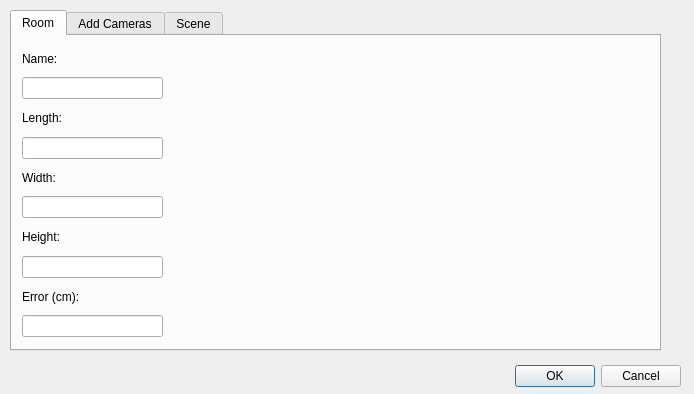
<?xml version="1.0" encoding="UTF-8"?>
<ui version="4.0">
 <class>AddProject</class>
 <widget class="QDialog" name="AddProject">
  <property name="geometry">
   <rect>
    <x>0</x>
    <y>0</y>
    <width>694</width>
    <height>394</height>
   </rect>
  </property>
  <property name="windowTitle">
   <string>Dialog</string>
  </property>
  <widget class="QDialogButtonBox" name="buttonBox">
   <property name="geometry">
    <rect>
     <x>380</x>
     <y>360</y>
     <width>301</width>
     <height>32</height>
    </rect>
   </property>
   <property name="orientation">
    <enum>Qt::Horizontal</enum>
   </property>
   <property name="standardButtons">
    <set>QDialogButtonBox::Cancel|QDialogButtonBox::Ok</set>
   </property>
  </widget>
  <widget class="QTabWidget" name="AddProject_tab">
   <property name="geometry">
    <rect>
     <x>10</x>
     <y>10</y>
     <width>651</width>
     <height>341</height>
    </rect>
   </property>
   <property name="currentIndex">
    <number>0</number>
   </property>
   <widget class="QWidget" name="RoomSettings">
    <attribute name="title">
     <string>Room</string>
    </attribute>
    <widget class="QLabel" name="label_5">
     <property name="geometry">
      <rect>
       <x>170</x>
       <y>10</y>
       <width>241</width>
       <height>291</height>
      </rect>
     </property>
     <property name="text">
      <string/>
     </property>
     <property name="pixmap">
      <pixmap>Pictures/dims.gif</pixmap>
     </property>
    </widget>
    <widget class="QWidget" name="verticalLayoutWidget">
     <property name="geometry">
      <rect>
       <x>10</x>
       <y>10</y>
       <width>141</width>
       <height>291</height>
      </rect>
     </property>
     <layout class="QVBoxLayout" name="verticalLayout" stretch="0,0,0,0,0,0,0,0,0,0">
      <property name="spacing">
       <number>6</number>
      </property>
      <item>
       <widget class="QLabel" name="label">
        <property name="text">
         <string>Name:</string>
        </property>
       </widget>
      </item>
      <item>
       <widget class="QLineEdit" name="name"/>
      </item>
      <item>
       <widget class="QLabel" name="label_3">
        <property name="text">
         <string>Length:</string>
        </property>
       </widget>
      </item>
      <item>
       <widget class="QLineEdit" name="length"/>
      </item>
      <item>
       <widget class="QLabel" name="label_4">
        <property name="text">
         <string>Width:</string>
        </property>
       </widget>
      </item>
      <item>
       <widget class="QLineEdit" name="width"/>
      </item>
      <item>
       <widget class="QLabel" name="label_6">
        <property name="text">
         <string>Height:</string>
        </property>
       </widget>
      </item>
      <item>
       <widget class="QLineEdit" name="height"/>
      </item>
      <item>
       <widget class="QLabel" name="label_2">
        <property name="text">
         <string>Error (cm):</string>
        </property>
       </widget>
      </item>
      <item>
       <widget class="QLineEdit" name="epsilon"/>
      </item>
     </layout>
    </widget>
   </widget>
   <widget class="QWidget" name="AddCameras">
    <attribute name="title">
     <string>Add Cameras</string>
    </attribute>
    <widget class="QPushButton" name="AddCamera">
     <property name="geometry">
      <rect>
       <x>30</x>
       <y>20</y>
       <width>110</width>
       <height>31</height>
      </rect>
     </property>
     <property name="text">
      <string>Add Camera</string>
     </property>
    </widget>
    <widget class="QTableWidget" name="CameraTable">
     <property name="geometry">
      <rect>
       <x>170</x>
       <y>0</y>
       <width>481</width>
       <height>311</height>
      </rect>
     </property>
     <attribute name="horizontalHeaderCascadingSectionResizes">
      <bool>false</bool>
     </attribute>
     <attribute name="horizontalHeaderDefaultSectionSize">
      <number>56</number>
     </attribute>
     <column>
      <property name="text">
       <string>USB ID</string>
      </property>
     </column>
     <column>
      <property name="text">
       <string>X</string>
      </property>
     </column>
     <column>
      <property name="text">
       <string>Y</string>
      </property>
     </column>
     <column>
      <property name="text">
       <string>Z</string>
      </property>
     </column>
     <column>
      <property name="text">
       <string>Angle</string>
      </property>
     </column>
     <column>
      <property name="text">
       <string>Name</string>
      </property>
     </column>
     <column>
      <property name="text">
       <string>Use</string>
      </property>
     </column>
     <column>
      <property name="text">
       <string>Show</string>
      </property>
     </column>
    </widget>
    <widget class="QPushButton" name="deleteCamera">
     <property name="geometry">
      <rect>
       <x>30</x>
       <y>100</y>
       <width>110</width>
       <height>31</height>
      </rect>
     </property>
     <property name="text">
      <string>Delete Camera</string>
     </property>
    </widget>
    <widget class="QPushButton" name="editCamera">
     <property name="geometry">
      <rect>
       <x>30</x>
       <y>60</y>
       <width>110</width>
       <height>31</height>
      </rect>
     </property>
     <property name="text">
      <string>Edit Camera</string>
     </property>
    </widget>
    <widget class="QPushButton" name="pushButton">
     <property name="geometry">
      <rect>
       <x>30</x>
       <y>250</y>
       <width>110</width>
       <height>31</height>
      </rect>
     </property>
     <property name="text">
      <string>Calibrate</string>
     </property>
    </widget>
   </widget>
   <widget class="QWidget" name="Calibration">
    <attribute name="title">
     <string>Scene</string>
    </attribute>
    <widget class="QPushButton" name="CalibNoMarkers">
     <property name="geometry">
      <rect>
       <x>10</x>
       <y>20</y>
       <width>141</width>
       <height>23</height>
      </rect>
     </property>
     <property name="text">
      <string>Calib no markers</string>
     </property>
    </widget>
    <widget class="QPushButton" name="CalibWithMarkers">
     <property name="geometry">
      <rect>
       <x>330</x>
       <y>50</y>
       <width>141</width>
       <height>23</height>
      </rect>
     </property>
     <property name="text">
      <string>Calib with markers</string>
     </property>
    </widget>
    <widget class="QLineEdit" name="numLEDs">
     <property name="geometry">
      <rect>
       <x>440</x>
       <y>20</y>
       <width>31</width>
       <height>23</height>
      </rect>
     </property>
    </widget>
    <widget class="QLabel" name="label_7">
     <property name="geometry">
      <rect>
       <x>330</x>
       <y>20</y>
       <width>101</width>
       <height>23</height>
      </rect>
     </property>
     <property name="text">
      <string>Num of markers:</string>
     </property>
    </widget>
    <widget class="QTextEdit" name="TextWithMarkers">
     <property name="enabled">
      <bool>false</bool>
     </property>
     <property name="geometry">
      <rect>
       <x>330</x>
       <y>80</y>
       <width>141</width>
       <height>191</height>
      </rect>
     </property>
    </widget>
    <widget class="QProgressBar" name="progressBar">
     <property name="geometry">
      <rect>
       <x>20</x>
       <y>60</y>
       <width>118</width>
       <height>23</height>
      </rect>
     </property>
     <property name="value">
      <number>0</number>
     </property>
     <property name="invertedAppearance">
      <bool>false</bool>
     </property>
    </widget>
   </widget>
  </widget>
 </widget>
 <resources/>
 <connections>
  <connection>
   <sender>buttonBox</sender>
   <signal>accepted()</signal>
   <receiver>AddProject</receiver>
   <slot>accept()</slot>
   <hints>
    <hint type="sourcelabel">
     <x>248</x>
     <y>254</y>
    </hint>
    <hint type="destinationlabel">
     <x>157</x>
     <y>274</y>
    </hint>
   </hints>
  </connection>
  <connection>
   <sender>buttonBox</sender>
   <signal>rejected()</signal>
   <receiver>AddProject</receiver>
   <slot>reject()</slot>
   <hints>
    <hint type="sourcelabel">
     <x>316</x>
     <y>260</y>
    </hint>
    <hint type="destinationlabel">
     <x>286</x>
     <y>274</y>
    </hint>
   </hints>
  </connection>
 </connections>
</ui>
